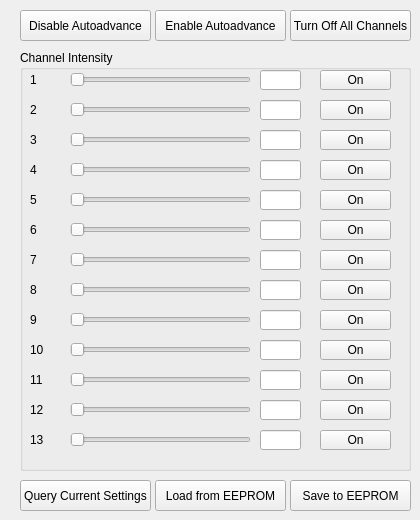
    <widget class="QWidget" name="LightSource">
     <attribute name="title">
      <string>Lightsource</string>
     </attribute>
     <widget class="QGroupBox" name="groupBox">
      <property name="geometry">
       <rect>
        <x>20</x>
        <y>50</y>
        <width>391</width>
        <height>421</height>
       </rect>
      </property>
      <property name="title">
       <string>Channel Intensity</string>
      </property>
      <widget class="QSlider" name="horizontalSlider_Channel1">
       <property name="geometry">
        <rect>
         <x>50</x>
         <y>20</y>
         <width>181</width>
         <height>20</height>
        </rect>
       </property>
       <property name="orientation">
        <enum>Qt::Horizontal</enum>
       </property>
      </widget>
      <widget class="QLineEdit" name="lineEdit_Channel1">
       <property name="geometry">
        <rect>
         <x>240</x>
         <y>20</y>
         <width>41</width>
         <height>20</height>
        </rect>
       </property>
      </widget>
      <widget class="QLabel" name="label_Channel1">
       <property name="geometry">
        <rect>
         <x>10</x>
         <y>20</y>
         <width>35</width>
         <height>20</height>
        </rect>
       </property>
       <property name="text">
        <string>1</string>
       </property>
      </widget>
      <widget class="QSlider" name="horizontalSlider_Channel2">
       <property name="geometry">
        <rect>
         <x>50</x>
         <y>50</y>
         <width>181</width>
         <height>20</height>
        </rect>
       </property>
       <property name="orientation">
        <enum>Qt::Horizontal</enum>
       </property>
      </widget>
      <widget class="QLineEdit" name="lineEdit_Channel2">
       <property name="geometry">
        <rect>
         <x>240</x>
         <y>50</y>
         <width>41</width>
         <height>20</height>
        </rect>
       </property>
      </widget>
      <widget class="QLabel" name="label_Channel2">
       <property name="geometry">
        <rect>
         <x>10</x>
         <y>50</y>
         <width>35</width>
         <height>20</height>
        </rect>
       </property>
       <property name="text">
        <string>2</string>
       </property>
      </widget>
      <widget class="QSlider" name="horizontalSlider_Channel3">
       <property name="geometry">
        <rect>
         <x>50</x>
         <y>80</y>
         <width>181</width>
         <height>20</height>
        </rect>
       </property>
       <property name="orientation">
        <enum>Qt::Horizontal</enum>
       </property>
      </widget>
      <widget class="QLabel" name="label_Channel3">
       <property name="geometry">
        <rect>
         <x>10</x>
         <y>80</y>
         <width>35</width>
         <height>20</height>
        </rect>
       </property>
       <property name="text">
        <string>3</string>
       </property>
      </widget>
      <widget class="QLineEdit" name="lineEdit_Channel3">
       <property name="geometry">
        <rect>
         <x>240</x>
         <y>80</y>
         <width>41</width>
         <height>20</height>
        </rect>
       </property>
      </widget>
      <widget class="QSlider" name="horizontalSlider_Channel4">
       <property name="geometry">
        <rect>
         <x>50</x>
         <y>110</y>
         <width>181</width>
         <height>20</height>
        </rect>
       </property>
       <property name="orientation">
        <enum>Qt::Horizontal</enum>
       </property>
      </widget>
      <widget class="QLineEdit" name="lineEdit_Channel4">
       <property name="geometry">
        <rect>
         <x>240</x>
         <y>110</y>
         <width>41</width>
         <height>20</height>
        </rect>
       </property>
      </widget>
      <widget class="QLabel" name="label_Channel4">
       <property name="geometry">
        <rect>
         <x>10</x>
         <y>110</y>
         <width>35</width>
         <height>20</height>
        </rect>
       </property>
       <property name="text">
        <string>4</string>
       </property>
      </widget>
      <widget class="QSlider" name="horizontalSlider_Channel5">
       <property name="geometry">
        <rect>
         <x>50</x>
         <y>140</y>
         <width>181</width>
         <height>20</height>
        </rect>
       </property>
       <property name="orientation">
        <enum>Qt::Horizontal</enum>
       </property>
      </widget>
      <widget class="QLineEdit" name="lineEdit_Channel5">
       <property name="geometry">
        <rect>
         <x>240</x>
         <y>140</y>
         <width>41</width>
         <height>20</height>
        </rect>
       </property>
      </widget>
      <widget class="QLabel" name="label_Channel5">
       <property name="geometry">
        <rect>
         <x>10</x>
         <y>140</y>
         <width>35</width>
         <height>20</height>
        </rect>
       </property>
       <property name="text">
        <string>5</string>
       </property>
      </widget>
      <widget class="QSlider" name="horizontalSlider_Channel6">
       <property name="geometry">
        <rect>
         <x>50</x>
         <y>170</y>
         <width>181</width>
         <height>20</height>
        </rect>
       </property>
       <property name="orientation">
        <enum>Qt::Horizontal</enum>
       </property>
      </widget>
      <widget class="QLineEdit" name="lineEdit_Channel6">
       <property name="geometry">
        <rect>
         <x>240</x>
         <y>170</y>
         <width>41</width>
         <height>20</height>
        </rect>
       </property>
      </widget>
      <widget class="QLabel" name="label_Channel6">
       <property name="geometry">
        <rect>
         <x>10</x>
         <y>170</y>
         <width>35</width>
         <height>20</height>
        </rect>
       </property>
       <property name="text">
        <string>6</string>
       </property>
      </widget>
      <widget class="QLineEdit" name="lineEdit_Channel7">
       <property name="geometry">
        <rect>
         <x>240</x>
         <y>200</y>
         <width>41</width>
         <height>20</height>
        </rect>
       </property>
      </widget>
      <widget class="QLabel" name="label_Channel7">
       <property name="geometry">
        <rect>
         <x>10</x>
         <y>200</y>
         <width>35</width>
         <height>20</height>
        </rect>
       </property>
       <property name="text">
        <string>7</string>
       </property>
      </widget>
      <widget class="QSlider" name="horizontalSlider_Channel7">
       <property name="geometry">
        <rect>
         <x>50</x>
         <y>200</y>
         <width>181</width>
         <height>20</height>
        </rect>
       </property>
       <property name="orientation">
        <enum>Qt::Horizontal</enum>
       </property>
      </widget>
      <widget class="QLineEdit" name="lineEdit_Channel8">
       <property name="geometry">
        <rect>
         <x>240</x>
         <y>230</y>
         <width>41</width>
         <height>20</height>
        </rect>
       </property>
      </widget>
      <widget class="QLabel" name="label_Channel8">
       <property name="geometry">
        <rect>
         <x>10</x>
         <y>230</y>
         <width>35</width>
         <height>20</height>
        </rect>
       </property>
       <property name="text">
        <string>8</string>
       </property>
      </widget>
      <widget class="QSlider" name="horizontalSlider_Channel8">
       <property name="geometry">
        <rect>
         <x>50</x>
         <y>230</y>
         <width>181</width>
         <height>20</height>
        </rect>
       </property>
       <property name="orientation">
        <enum>Qt::Horizontal</enum>
       </property>
      </widget>
      <widget class="QLineEdit" name="lineEdit_Channel9">
       <property name="geometry">
        <rect>
         <x>240</x>
         <y>260</y>
         <width>41</width>
         <height>20</height>
        </rect>
       </property>
      </widget>
      <widget class="QLabel" name="label_Channel9">
       <property name="geometry">
        <rect>
         <x>10</x>
         <y>260</y>
         <width>35</width>
         <height>20</height>
        </rect>
       </property>
       <property name="text">
        <string>9</string>
       </property>
      </widget>
      <widget class="QSlider" name="horizontalSlider_Channel9">
       <property name="geometry">
        <rect>
         <x>50</x>
         <y>260</y>
         <width>181</width>
         <height>20</height>
        </rect>
       </property>
       <property name="orientation">
        <enum>Qt::Horizontal</enum>
       </property>
      </widget>
      <widget class="QLineEdit" name="lineEdit_Channel10">
       <property name="geometry">
        <rect>
         <x>240</x>
         <y>290</y>
         <width>41</width>
         <height>20</height>
        </rect>
       </property>
      </widget>
      <widget class="QLabel" name="label_Channel10">
       <property name="geometry">
        <rect>
         <x>10</x>
         <y>290</y>
         <width>35</width>
         <height>20</height>
        </rect>
       </property>
       <property name="text">
        <string>10</string>
       </property>
      </widget>
      <widget class="QSlider" name="horizontalSlider_Channel10">
       <property name="geometry">
        <rect>
         <x>50</x>
         <y>290</y>
         <width>181</width>
         <height>20</height>
        </rect>
       </property>
       <property name="orientation">
        <enum>Qt::Horizontal</enum>
       </property>
      </widget>
      <widget class="QLineEdit" name="lineEdit_Channel11">
       <property name="geometry">
        <rect>
         <x>240</x>
         <y>320</y>
         <width>41</width>
         <height>20</height>
        </rect>
       </property>
      </widget>
      <widget class="QLabel" name="label_Channel11">
       <property name="geometry">
        <rect>
         <x>10</x>
         <y>320</y>
         <width>35</width>
         <height>20</height>
        </rect>
       </property>
       <property name="text">
        <string>11</string>
       </property>
      </widget>
      <widget class="QSlider" name="horizontalSlider_Channel11">
       <property name="geometry">
        <rect>
         <x>50</x>
         <y>320</y>
         <width>181</width>
         <height>20</height>
        </rect>
       </property>
       <property name="orientation">
        <enum>Qt::Horizontal</enum>
       </property>
      </widget>
      <widget class="QLineEdit" name="lineEdit_Channel12">
       <property name="geometry">
        <rect>
         <x>240</x>
         <y>350</y>
         <width>41</width>
         <height>20</height>
        </rect>
       </property>
      </widget>
      <widget class="QLabel" name="label_Channel12">
       <property name="geometry">
        <rect>
         <x>10</x>
         <y>350</y>
         <width>35</width>
         <height>20</height>
        </rect>
       </property>
       <property name="text">
        <string>12</string>
       </property>
      </widget>
      <widget class="QSlider" name="horizontalSlider_Channel12">
       <property name="geometry">
        <rect>
         <x>50</x>
         <y>350</y>
         <width>181</width>
         <height>20</height>
        </rect>
       </property>
       <property name="orientation">
        <enum>Qt::Horizontal</enum>
       </property>
      </widget>
      <widget class="QLineEdit" name="lineEdit_Channel13">
       <property name="geometry">
        <rect>
         <x>240</x>
         <y>380</y>
         <width>41</width>
         <height>20</height>
        </rect>
       </property>
      </widget>
      <widget class="QLabel" name="label_Channel13">
       <property name="geometry">
        <rect>
         <x>10</x>
         <y>380</y>
         <width>35</width>
         <height>20</height>
        </rect>
       </property>
       <property name="text">
        <string>13</string>
       </property>
      </widget>
      <widget class="QSlider" name="horizontalSlider_Channel13">
       <property name="geometry">
        <rect>
         <x>50</x>
         <y>380</y>
         <width>181</width>
         <height>20</height>
        </rect>
       </property>
       <property name="orientation">
        <enum>Qt::Horizontal</enum>
       </property>
      </widget>
      <widget class="QPushButton" name="pushButton_TurnOnChannel1">
       <property name="geometry">
        <rect>
         <x>300</x>
         <y>20</y>
         <width>71</width>
         <height>20</height>
        </rect>
       </property>
       <property name="text">
        <string>On</string>
       </property>
      </widget>
      <widget class="QPushButton" name="pushButton_TurnOnChannel2">
       <property name="geometry">
        <rect>
         <x>300</x>
         <y>50</y>
         <width>71</width>
         <height>20</height>
        </rect>
       </property>
       <property name="text">
        <string>On</string>
       </property>
      </widget>
      <widget class="QPushButton" name="pushButton_TurnOnChannel3">
       <property name="geometry">
        <rect>
         <x>300</x>
         <y>80</y>
         <width>71</width>
         <height>20</height>
        </rect>
       </property>
       <property name="text">
        <string>On</string>
       </property>
      </widget>
      <widget class="QPushButton" name="pushButton_TurnOnChannel4">
       <property name="geometry">
        <rect>
         <x>300</x>
         <y>110</y>
         <width>71</width>
         <height>20</height>
        </rect>
       </property>
       <property name="text">
        <string>On</string>
       </property>
      </widget>
      <widget class="QPushButton" name="pushButton_TurnOnChannel5">
       <property name="geometry">
        <rect>
         <x>300</x>
         <y>140</y>
         <width>71</width>
         <height>20</height>
        </rect>
       </property>
       <property name="text">
        <string>On</string>
       </property>
      </widget>
      <widget class="QPushButton" name="pushButton_TurnOnChannel6">
       <property name="geometry">
        <rect>
         <x>300</x>
         <y>170</y>
         <width>71</width>
         <height>20</height>
        </rect>
       </property>
       <property name="text">
        <string>On</string>
       </property>
      </widget>
      <widget class="QPushButton" name="pushButton_TurnOnChannel7">
       <property name="geometry">
        <rect>
         <x>300</x>
         <y>200</y>
         <width>71</width>
         <height>20</height>
        </rect>
       </property>
       <property name="text">
        <string>On</string>
       </property>
      </widget>
      <widget class="QPushButton" name="pushButton_TurnOnChannel8">
       <property name="geometry">
        <rect>
         <x>300</x>
         <y>230</y>
         <width>71</width>
         <height>20</height>
        </rect>
       </property>
       <property name="text">
        <string>On</string>
       </property>
      </widget>
      <widget class="QPushButton" name="pushButton_TurnOnChannel9">
       <property name="geometry">
        <rect>
         <x>300</x>
         <y>260</y>
         <width>71</width>
         <height>20</height>
        </rect>
       </property>
       <property name="text">
        <string>On</string>
       </property>
      </widget>
      <widget class="QPushButton" name="pushButton_TurnOnChannel10">
       <property name="geometry">
        <rect>
         <x>300</x>
         <y>290</y>
         <width>71</width>
         <height>20</height>
        </rect>
       </property>
       <property name="text">
        <string>On</string>
       </property>
      </widget>
      <widget class="QPushButton" name="pushButton_TurnOnChannel11">
       <property name="geometry">
        <rect>
         <x>300</x>
         <y>320</y>
         <width>71</width>
         <height>20</height>
        </rect>
       </property>
       <property name="text">
        <string>On</string>
       </property>
      </widget>
      <widget class="QPushButton" name="pushButton_TurnOnChannel12">
       <property name="geometry">
        <rect>
         <x>300</x>
         <y>350</y>
         <width>71</width>
         <height>20</height>
        </rect>
       </property>
       <property name="text">
        <string>On</string>
       </property>
      </widget>
      <widget class="QPushButton" name="pushButton_TurnOnChannel13">
       <property name="geometry">
        <rect>
         <x>300</x>
         <y>380</y>
         <width>71</width>
         <height>20</height>
        </rect>
       </property>
       <property name="text">
        <string>On</string>
       </property>
      </widget>
     </widget>
     <widget class="QPushButton" name="pushButton_DisableAutoAdvance">
      <property name="geometry">
       <rect>
        <x>20</x>
        <y>10</y>
        <width>131</width>
        <height>31</height>
       </rect>
      </property>
      <property name="font">
       <font>
        <pointsize>9</pointsize>
       </font>
      </property>
      <property name="text">
       <string>Disable Autoadvance</string>
      </property>
     </widget>
     <widget class="QPushButton" name="pushButton_EnableAutoAdvance">
      <property name="geometry">
       <rect>
        <x>155</x>
        <y>10</y>
        <width>131</width>
        <height>31</height>
       </rect>
      </property>
      <property name="font">
       <font>
        <pointsize>9</pointsize>
       </font>
      </property>
      <property name="text">
       <string>Enable Autoadvance</string>
      </property>
     </widget>
     <widget class="QPushButton" name="pushButton_TurnOffAllChannels">
      <property name="geometry">
       <rect>
        <x>290</x>
        <y>10</y>
        <width>121</width>
        <height>31</height>
       </rect>
      </property>
      <property name="font">
       <font>
        <pointsize>9</pointsize>
       </font>
      </property>
      <property name="text">
       <string>Turn Off All Channels</string>
      </property>
     </widget>
     <widget class="QPushButton" name="pushButton_QueryLightSourceSettings">
      <property name="geometry">
       <rect>
        <x>20</x>
        <y>480</y>
        <width>131</width>
        <height>31</height>
       </rect>
      </property>
      <property name="font">
       <font>
        <pointsize>9</pointsize>
       </font>
      </property>
      <property name="text">
       <string>Query Current Settings</string>
      </property>
     </widget>
     <widget class="QPushButton" name="pushButton_SaveLightSourceSettings">
      <property name="geometry">
       <rect>
        <x>290</x>
        <y>480</y>
        <width>121</width>
        <height>31</height>
       </rect>
      </property>
      <property name="font">
       <font>
        <pointsize>9</pointsize>
       </font>
      </property>
      <property name="text">
       <string>Save to EEPROM</string>
      </property>
     </widget>
     <widget class="QPushButton" name="pushButton_LoadLightSourceSettings">
      <property name="geometry">
       <rect>
        <x>155</x>
        <y>480</y>
        <width>131</width>
        <height>31</height>
       </rect>
      </property>
      <property name="font">
       <font>
        <pointsize>9</pointsize>
       </font>
      </property>
      <property name="text">
       <string>Load from EEPROM</string>
      </property>
     </widget>
    </widget>
